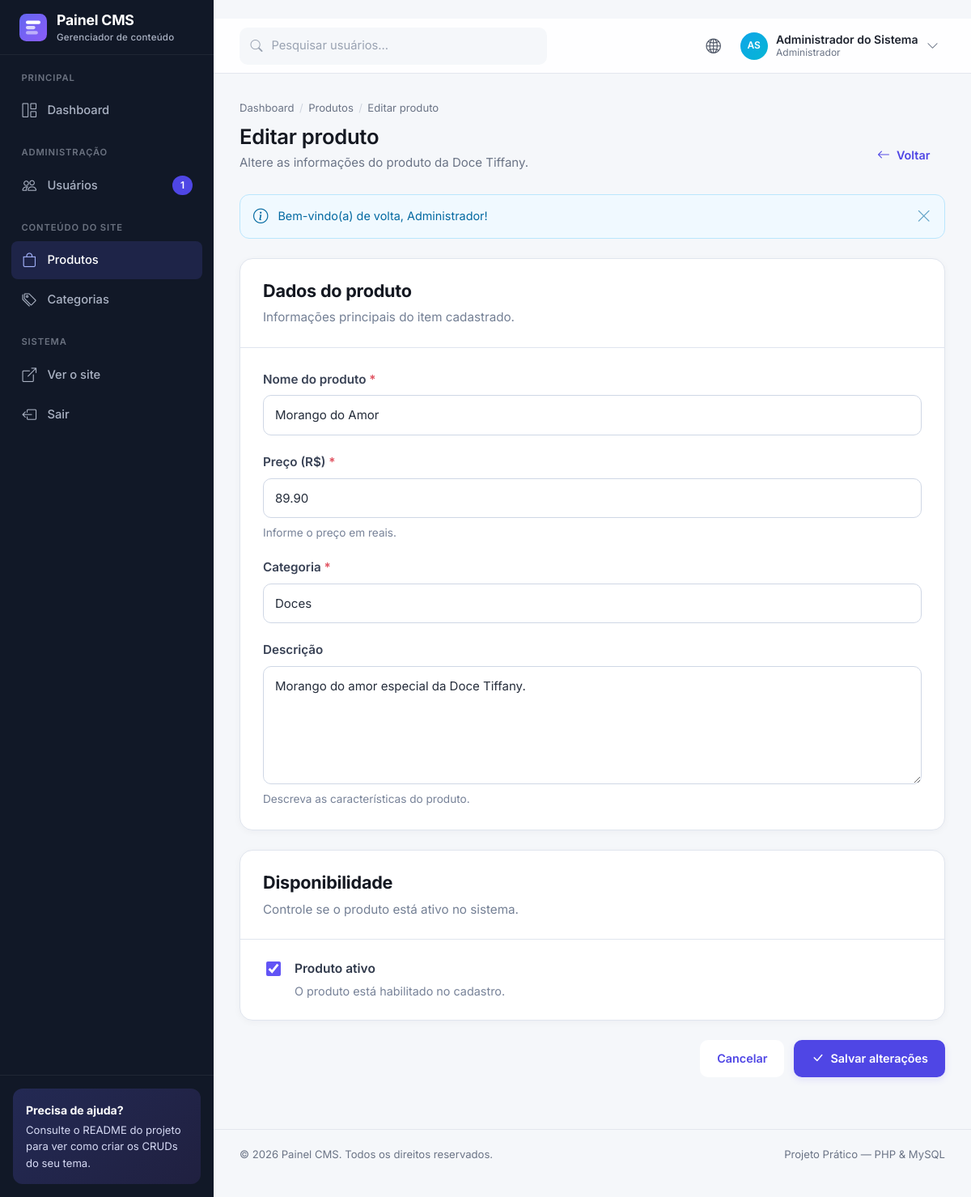
Page /pages/produtos-editar.php?id=2 (signed in) on the committed database.
### tables this page shows
CREATE TABLE `usuarios` (
  `id` int(10) unsigned NOT NULL AUTO_INCREMENT,
  `nome` varchar(100) NOT NULL,
  `email` varchar(150) NOT NULL,
  `usuario` varchar(30) NOT NULL,
  `senha` varchar(255) NOT NULL,
  `telefone` varchar(20) DEFAULT NULL,
  `foto` varchar(255) DEFAULT NULL,
  `biografia` mediumtext DEFAULT NULL,
  `perfil` enum('admin','editor') NOT NULL DEFAULT 'editor',
  `status` tinyint(1) NOT NULL DEFAULT 1,
  `criado_em` datetime NOT NULL DEFAULT current_timestamp(),
  `atualizado_em` datetime DEFAULT NULL ON UPDATE current_timestamp(),
  `ultimo_acesso` datetime DEFAULT NULL,
  PRIMARY KEY (`id`),
  UNIQUE KEY `uk_usuarios_email` (`email`),
  UNIQUE KEY `uk_usuarios_usuario` (`usuario`),
  KEY `idx_usuarios_perfil_status` (`perfil`,`status`)
);

CREATE TABLE `produtos` (
  `id` int(10) unsigned NOT NULL AUTO_INCREMENT,
  `nome` varchar(150) NOT NULL,
  `descricao` text DEFAULT NULL,
  `preco` decimal(10,2) NOT NULL,
  `imagem` varchar(255) DEFAULT NULL,
  `categoria_id` int(10) unsigned NOT NULL,
  `status` tinyint(1) NOT NULL DEFAULT 1,
  `criado_em` datetime NOT NULL DEFAULT current_timestamp(),
  `atualizado_em` datetime DEFAULT NULL ON UPDATE current_timestamp(),
  PRIMARY KEY (`id`),
  KEY `fk_produtos_categoria` (`categoria_id`),
  CONSTRAINT `fk_produtos_categoria` FOREIGN KEY (`categoria_id`) REFERENCES `categorias` (`id`) ON UPDATE CASCADE
);

CREATE TABLE `categorias` (
  `id` int(10) unsigned NOT NULL AUTO_INCREMENT,
  `nome` varchar(100) NOT NULL,
  `descricao` varchar(255) DEFAULT NULL,
  `status` tinyint(1) NOT NULL DEFAULT 1,
  `criado_em` datetime NOT NULL DEFAULT current_timestamp(),
  PRIMARY KEY (`id`),
  UNIQUE KEY `uk_categorias_nome` (`nome`)
);

### includes/auth.php (called while the page is built, shortened)
<?php
require_once __DIR__ . '/sessao.php';
$sql = $pdo->prepare('SELECT id, nome, email, usuario, foto, perfil, status FROM usuarios WHERE id = ?');
$sql->execute([$_SESSION['usuario_id']]);
$usuarioLogado = $sql->fetch();
function ehAdmin(): bool
{
    return ($_SESSION['usuario_perfil'] ?? '') === 'admin';
}

### pages/produtos-editar.php (the view, shortened to what this page needs)
<?php
require_once '../includes/auth.php';
require_once '../config/conexao.php';
$id = (int) get('id');
$sql = $pdo->prepare(
    'SELECT *
     FROM produtos
     WHERE id = ?'
);
$sql->execute([$id]);
$produto = $sql->fetch();
$dados = [
    'nome' => $produto['nome'],
    'descricao' => $produto['descricao'],
    'preco' => $produto['preco'],
    'categoria_id' => $produto['categoria_id'],
    'status' => $produto['status'],
];
$sqlCategorias = $pdo->query(
    'SELECT id, nome
     FROM categorias
     WHERE status = 1
     ORDER BY nome'
);
$categorias = $sqlCategorias->fetchAll();
require_once '../includes/header.php';
?>
<main class="content">
    <div class="page-header">
        <div>
            <ol class="breadcrumb">
                <li><a href="dashboard.php">Dashboard</a></li>
                <li><a href="produtos.php">Produtos</a></li>
                <li>Editar produto</li>
            </ol>
            <h1>Editar produto</h1>
            <p>Altere as informações do produto da Doce Tiffany.</p>
        </div>
        <div class="page-header__actions">
            <a href="produtos.php" class="btn btn-secondary">
                <i class="bi bi-arrow-left"></i>
                Voltar
            </a>
        </div>
    </div>
    <?php exibirMensagem(); ?>
    <form method="post" class="produto-form">
        <section class="card produto-form__card">
            <div class="produto-form__header">
                <div>
                    <h2>Dados do produto</h2>
                    <p>Informações principais do item cadastrado.</p>
                </div>
            </div>
            <div class="produto-form__body">
                <div class="produto-form__field">
                    <label for="nome" class="form-label">
                        Nome do produto <span>*</span>
                    </label>
                    <input
                        type="text"
                        id="nome"
                        name="nome"
                        class="form-control"
                        value="<?= e($dados['nome']) ?>"
                        maxlength="150"
                        required
                    >
                </div>
                <div class="produto-form__field">
                    <label for="preco" class="form-label">
                        Preço (R$) <span>*</span>
                    </label>
                    <input
                        type="number"
                        id="preco"
                        name="preco"
                        class="form-control"
                        value="<?= e($dados['preco']) ?>"
                        min="0"
                        step="0.01"
                        required
                    >
                    <small>Informe o preço em reais.</small>
                </div>
                <div class="produto-form__field">
                    <label for="categoria_id" class="form-label">
                        Categoria <span>*</span>
                    </label>
                    <select
                        id="categoria_id"
                        name="categoria_id"
                        class="form-control"
                        required
                    >
                        <?php foreach ($categorias as $categoria): ?>
                            <option
                                value="<?= (int) $categoria['id'] ?>"
                                <?= (int) $dados['categoria_id'] === (int) $categoria['id'] ? 'selected' : '' ?>
                            >
                                <?= e($categoria['nome']) ?>
                            </option>
                        <?php endforeach; ?>
                    </select>
                </div>
                <div class="produto-form__field">
                    <label for="descricao" class="form-label">
                        Descrição
                    </label>
                    <textarea
                        id="descricao"
                        name="descricao"
                        class="form-control produto-form__description"
                        rows="5"
                    ><?= e($dados['descricao']) ?></textarea>
                    <small>Descreva as características do produto.</small>
                </div>
            </div>
        </section>
        <section class="card produto-form__card produto-form__status">
            <div class="produto-form__header">
                <div>
                    <h2>Disponibilidade</h2>
                    <p>Controle se o produto está ativo no sistema.</p>
                </div>
            </div>
            <div class="produto-form__status-body">
                <label class="produto-form__check" for="status">
                    <input
                        type="checkbox"
                        name="status"
                        id="status"
                        value="1"
                        <?= $dados['status'] ? 'checked' : '' ?>
                    >
                    <span>
                        <strong>Produto ativo</strong>
                        <small>
                            O produto está habilitado no cadastro.
                        </small>
                    </span>
                </label>
            </div>
        </section>
        <div class="produto-form__actions">
            <a href="produtos.php" class="btn btn-secondary">
                Cancelar
            </a>
            <button type="submit" class="btn btn-primary">
                <i class="bi bi-check-lg"></i>
                Salvar alterações
            </button>
        </div>
    </form>
</main>
<?php require_once '../includes/footer.php'; ?>

### includes/header.php (shortened to what this page needs)
<!DOCTYPE html>
<html lang="pt-BR">
<head>
  <link rel="stylesheet" href="../css/vendor/bootstrap-icons/bootstrap-icons.min.css">
  <link rel="stylesheet" href="../css/style.css">
</head>
<body>
  <div class="app">
    <?php require __DIR__ . '/sidebar.php'; ?>
    <div class="main">
      <header class="topbar">
        <?php if (ehAdmin()): ?>
        <form class="topbar__search" action="usuarios.php" method="get" role="search">
          <i class="bi bi-search"></i>
          <input type="search" class="form-control" name="busca" placeholder="Pesquisar usuários..." aria-label="Pesquisar usuários">
        </form>
        <?php endif; ?>
        <div class="topbar__actions">
          <a href="#" class="icon-btn" title="Ver o site" target="_blank" rel="noopener"><i class="bi bi-globe2"></i></a>
          <div class="dropdown">
            <button type="button" class="user-menu" data-dropdown-toggle aria-haspopup="true" aria-expanded="false">
              <?= avatar($usuarioLogado, 'avatar-sm') ?>
              <span class="user-menu__info">
                <span class="user-menu__name"><?= e($usuarioLogado['nome']) ?></span>
                <span class="user-menu__role"><?= nomePerfil($usuarioLogado['perfil']) ?></span>
              </span>
              <i class="bi bi-chevron-down text-muted"></i>
            </button>
          </div>
        </div>
      </header>

### includes/funcoes.php (shortened to what this page needs)
<?php
function e($texto): string
{
    return htmlspecialchars((string) $texto, ENT_QUOTES, 'UTF-8');
}
function exibirMensagem(): void
{
    $mensagem = $_SESSION['mensagem'];
    $icones = [
        'success' => 'bi-check-circle',
        'danger'  => 'bi-exclamation-octagon',
        'warning' => 'bi-exclamation-triangle',
        'info'    => 'bi-info-circle',
    ];
    $tipo = isset($icones[$mensagem['tipo']]) ? $mensagem['tipo'] : 'info';
    echo '<div class="alert alert-' . $tipo . '" role="alert">'
       . '<i class="bi ' . $icones[$tipo] . '"></i>'
       . '<div>' . e($mensagem['texto']) . '</div>'
       . '<button type="button" class="alert__close" aria-label="Fechar"><i class="bi bi-x-lg"></i></button>'
       . '</div>';
}
function nomePerfil(string $perfil): string
{
    return $perfil === 'admin' ? 'Administrador' : 'Editor';
}
function iniciais(string $nome): string
{
    $partes = preg_split('/\s+/', trim($nome));
    $primeira = mb_substr($partes[0], 0, 1);
    $ultima   = count($partes) > 1 ? mb_substr(end($partes), 0, 1) : '';
    return mb_strtoupper($primeira . $ultima);
}
function avatar(array $usuario, string $classeExtra = ''): string
{
    $classe = trim('avatar ' . $classeExtra);
    $cor = 'avatar--c' . (($usuario['id'] % 5) + 1);
    return '<span class="' . $classe . ' ' . $cor . '">' . e(iniciais($usuario['nome'])) . '</span>';
}

### rows in the picture
usuarios: nome "AS", nome "Administrador do Sistema", perfil "Administrador"
produtos: nome "Morango do Amor", preco "89.90", categoria_id "Doces", descricao "Morango do amor especial da Doce Tiffany.", status "☑"

### other values in the picture
$totalUsuariosMenu "1"
$mensagem['texto'] "Bem-vindo(a) de volta, Administrador!"
